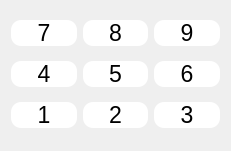
   <widget class="QWidget" name="gridLayoutWidget">
    <property name="geometry">
     <rect>
      <x>10</x>
      <y>580</y>
      <width>231</width>
      <height>151</height>
     </rect>
    </property>
    <layout class="QGridLayout" name="gridLayout">
     <item row="6" column="2">
      <widget class="QPushButton" name="button_3">
       <property name="font">
        <font>
         <pointsize>17</pointsize>
        </font>
       </property>
       <property name="cursor">
        <cursorShape>PointingHandCursor</cursorShape>
       </property>
       <property name="styleSheet">
        <string notr="true">background-color: white;
color: black;
border-radius: 10px;</string>
       </property>
       <property name="text">
        <string>3</string>
       </property>
      </widget>
     </item>
     <item row="5" column="2">
      <widget class="QPushButton" name="button_6">
       <property name="font">
        <font>
         <pointsize>17</pointsize>
        </font>
       </property>
       <property name="cursor">
        <cursorShape>PointingHandCursor</cursorShape>
       </property>
       <property name="styleSheet">
        <string notr="true">background-color: white;
color: black;
border-radius: 10px;</string>
       </property>
       <property name="text">
        <string>6</string>
       </property>
      </widget>
     </item>
     <item row="6" column="0">
      <widget class="QPushButton" name="button_1">
       <property name="font">
        <font>
         <pointsize>17</pointsize>
        </font>
       </property>
       <property name="cursor">
        <cursorShape>PointingHandCursor</cursorShape>
       </property>
       <property name="styleSheet">
        <string notr="true">background-color: white;
color: black;
border-radius: 10px;</string>
       </property>
       <property name="text">
        <string>1</string>
       </property>
      </widget>
     </item>
     <item row="5" column="1">
      <widget class="QPushButton" name="button_5">
       <property name="font">
        <font>
         <pointsize>17</pointsize>
        </font>
       </property>
       <property name="cursor">
        <cursorShape>PointingHandCursor</cursorShape>
       </property>
       <property name="styleSheet">
        <string notr="true">background-color: white;
color: black;
border-radius: 10px;</string>
       </property>
       <property name="text">
        <string>5</string>
       </property>
      </widget>
     </item>
     <item row="6" column="1">
      <widget class="QPushButton" name="button_2">
       <property name="font">
        <font>
         <pointsize>17</pointsize>
        </font>
       </property>
       <property name="cursor">
        <cursorShape>PointingHandCursor</cursorShape>
       </property>
       <property name="styleSheet">
        <string notr="true">background-color: white;
color: black;
border-radius: 10px;</string>
       </property>
       <property name="text">
        <string>2</string>
       </property>
      </widget>
     </item>
     <item row="4" column="0">
      <widget class="QPushButton" name="button_7">
       <property name="font">
        <font>
         <pointsize>17</pointsize>
        </font>
       </property>
       <property name="cursor">
        <cursorShape>PointingHandCursor</cursorShape>
       </property>
       <property name="styleSheet">
        <string notr="true">background-color: white;
color: black;
border-radius: 10px;</string>
       </property>
       <property name="text">
        <string>7</string>
       </property>
      </widget>
     </item>
     <item row="4" column="2">
      <widget class="QPushButton" name="button_9">
       <property name="font">
        <font>
         <pointsize>17</pointsize>
        </font>
       </property>
       <property name="cursor">
        <cursorShape>PointingHandCursor</cursorShape>
       </property>
       <property name="styleSheet">
        <string notr="true">background-color: white;
color: black;
border-radius: 10px;</string>
       </property>
       <property name="text">
        <string>9</string>
       </property>
      </widget>
     </item>
     <item row="5" column="0">
      <widget class="QPushButton" name="button_4">
       <property name="font">
        <font>
         <pointsize>17</pointsize>
        </font>
       </property>
       <property name="cursor">
        <cursorShape>PointingHandCursor</cursorShape>
       </property>
       <property name="styleSheet">
        <string notr="true">background-color: white;
color: black;
border-radius: 10px;</string>
       </property>
       <property name="text">
        <string>4</string>
       </property>
      </widget>
     </item>
     <item row="4" column="1">
      <widget class="QPushButton" name="button_8">
       <property name="font">
        <font>
         <pointsize>17</pointsize>
        </font>
       </property>
       <property name="cursor">
        <cursorShape>PointingHandCursor</cursorShape>
       </property>
       <property name="styleSheet">
        <string notr="true">background-color: white;
color: black;
border-radius: 10px;</string>
       </property>
       <property name="text">
        <string>8</string>
       </property>
      </widget>
     </item>
    </layout>
   </widget>
